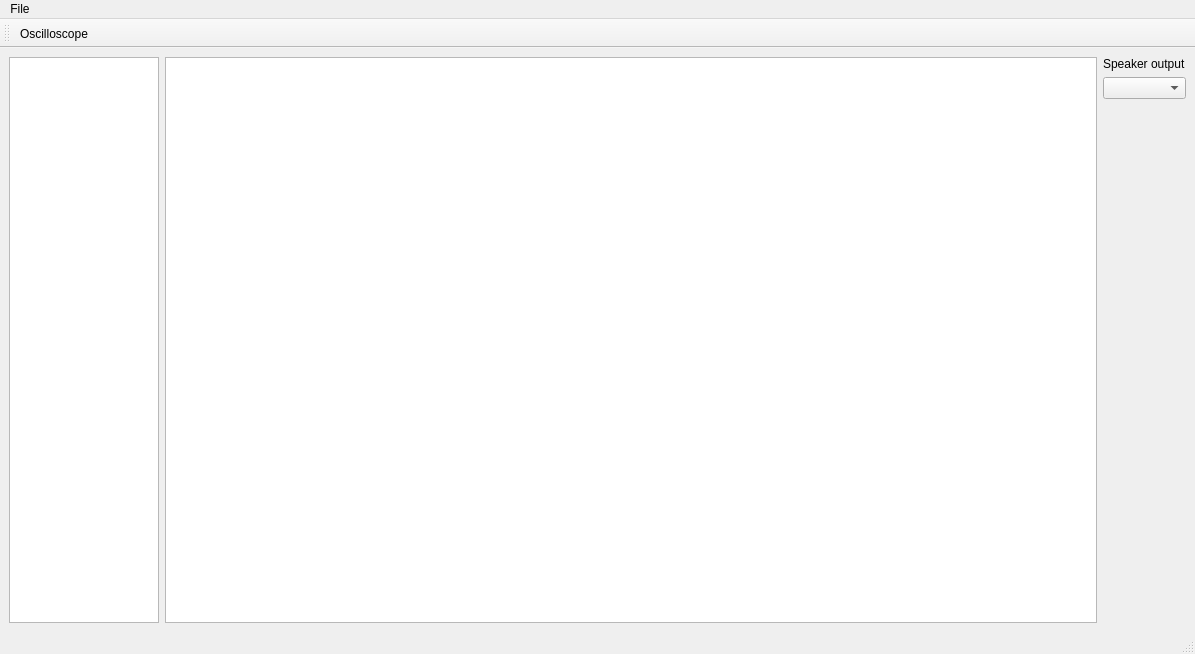
<?xml version="1.0" encoding="UTF-8"?>
<ui version="4.0">
 <class>GuiMainWindow</class>
 <widget class="QMainWindow" name="GuiMainWindow">
  <property name="geometry">
   <rect>
    <x>0</x>
    <y>0</y>
    <width>1195</width>
    <height>654</height>
   </rect>
  </property>
  <property name="windowTitle">
   <string>Short Waves System</string>
  </property>
  <widget class="QWidget" name="centralwidget">
   <layout class="QVBoxLayout" name="verticalLayout">
    <item>
     <layout class="QHBoxLayout" name="horizontalLayout_2">
      <item>
       <widget class="GuiModuleLibraryView" name="modulesLibraryView">
        <property name="sizePolicy">
         <sizepolicy hsizetype="Fixed" vsizetype="Expanding">
          <horstretch>0</horstretch>
          <verstretch>0</verstretch>
         </sizepolicy>
        </property>
        <property name="minimumSize">
         <size>
          <width>150</width>
          <height>0</height>
         </size>
        </property>
        <property name="maximumSize">
         <size>
          <width>150</width>
          <height>16777215</height>
         </size>
        </property>
        <property name="horizontalScrollBarPolicy">
         <enum>Qt::ScrollBarAlwaysOff</enum>
        </property>
        <property name="alignment">
         <set>Qt::AlignHCenter|Qt::AlignTop</set>
        </property>
       </widget>
      </item>
      <item>
       <widget class="GuiSchemaView" name="schemaView">
        <property name="sizePolicy">
         <sizepolicy hsizetype="Expanding" vsizetype="Expanding">
          <horstretch>0</horstretch>
          <verstretch>0</verstretch>
         </sizepolicy>
        </property>
        <property name="verticalScrollBarPolicy">
         <enum>Qt::ScrollBarAlwaysOff</enum>
        </property>
        <property name="horizontalScrollBarPolicy">
         <enum>Qt::ScrollBarAlwaysOff</enum>
        </property>
        <property name="transformationAnchor">
         <enum>QGraphicsView::AnchorUnderMouse</enum>
        </property>
       </widget>
      </item>
      <item>
       <layout class="QVBoxLayout" name="verticalLayout_2">
        <item>
         <widget class="QLabel" name="label">
          <property name="text">
           <string>Speaker output</string>
          </property>
         </widget>
        </item>
        <item>
         <widget class="GuiOutputComboBox" name="speakerOutputComboBox"/>
        </item>
        <item>
         <spacer name="verticalSpacer">
          <property name="orientation">
           <enum>Qt::Vertical</enum>
          </property>
          <property name="sizeHint" stdset="0">
           <size>
            <width>20</width>
            <height>40</height>
           </size>
          </property>
         </spacer>
        </item>
       </layout>
      </item>
     </layout>
    </item>
   </layout>
  </widget>
  <widget class="QMenuBar" name="menubar">
   <property name="geometry">
    <rect>
     <x>0</x>
     <y>0</y>
     <width>1195</width>
     <height>22</height>
    </rect>
   </property>
   <widget class="QMenu" name="menuFile">
    <property name="title">
     <string>File</string>
    </property>
    <addaction name="actionNew"/>
    <addaction name="actionOpen"/>
    <addaction name="actionSave"/>
    <addaction name="actionSaveAs"/>
    <addaction name="separator"/>
    <addaction name="actionQuit"/>
   </widget>
   <addaction name="menuFile"/>
  </widget>
  <widget class="QStatusBar" name="statusbar"/>
  <widget class="QToolBar" name="toolBar">
   <property name="windowTitle">
    <string>toolBar</string>
   </property>
   <attribute name="toolBarArea">
    <enum>TopToolBarArea</enum>
   </attribute>
   <attribute name="toolBarBreak">
    <bool>false</bool>
   </attribute>
   <addaction name="actionOscilloscope"/>
  </widget>
  <action name="actionNew">
   <property name="text">
    <string>New</string>
   </property>
  </action>
  <action name="actionOpen">
   <property name="text">
    <string>Open</string>
   </property>
  </action>
  <action name="actionSave">
   <property name="text">
    <string>Save</string>
   </property>
  </action>
  <action name="actionSaveAs">
   <property name="text">
    <string>Save as</string>
   </property>
  </action>
  <action name="actionQuit">
   <property name="text">
    <string>Quit</string>
   </property>
  </action>
  <action name="actionOscilloscope">
   <property name="icon">
    <iconset resource="guimainwindow.qrc">
     <normaloff>:/mainwindow/svg/oscilloscope.svg</normaloff>:/mainwindow/svg/oscilloscope.svg</iconset>
   </property>
   <property name="text">
    <string>Oscilloscope</string>
   </property>
   <property name="toolTip">
    <string>Open an oscilloscope</string>
   </property>
  </action>
 </widget>
 <customwidgets>
  <customwidget>
   <class>GuiSchemaView</class>
   <extends>QGraphicsView</extends>
   <header location="global">gui/guischemaview.h</header>
  </customwidget>
  <customwidget>
   <class>GuiOutputComboBox</class>
   <extends>QComboBox</extends>
   <header location="global">gui/guioutputcombobox.h</header>
  </customwidget>
  <customwidget>
   <class>GuiModuleLibraryView</class>
   <extends>QGraphicsView</extends>
   <header location="global">gui/guimodulelibraryview.h</header>
  </customwidget>
 </customwidgets>
 <resources>
  <include location="guimainwindow.qrc"/>
 </resources>
 <connections/>
</ui>
